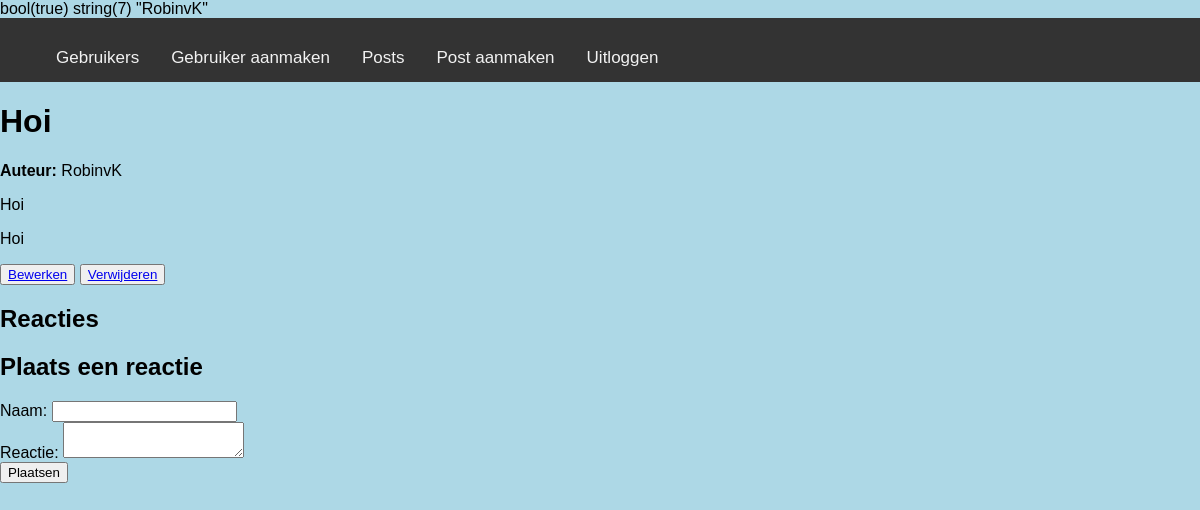
Page /post.php?id=8 (signed in) on the committed database.
### tables this page shows
CREATE TABLE `posts` (
  `id` int(10) NOT NULL,
  `title` varchar(100) DEFAULT NULL,
  `description` varchar(255) DEFAULT NULL,
  `content` text DEFAULT NULL,
  `created_on` datetime DEFAULT NULL,
  `updated_on` timestamp NOT NULL DEFAULT current_timestamp() ON UPDATE current_timestamp(),
  `deleted_on` datetime DEFAULT NULL,
  `user_id` int(10) DEFAULT NULL
);

CREATE TABLE `users` (
  `id` int(10) NOT NULL,
  `username` varchar(100) DEFAULT NULL,
  `password` varchar(255) DEFAULT NULL
);

### Classes/Post.php (called while the page is built, shortened)
<?php
require_once 'DbConnection.php';
class Post
{
    protected $db;
    public function __construct()
    {
        $this->db = new DbConnection('localhost', 'root', '', 'Blog');
    }
    public function getPostById($postId)
    {
        $conn = $this->db->getConn();
        $stmt = $conn->prepare(
            "SELECT posts.id, posts.title, posts.description, posts.content, users.username, posts.user_id
            FROM posts
            INNER JOIN users ON posts.user_id = users.id
            WHERE posts.id = ?"
        );
        $stmt->bind_param("i", $postId);
        $stmt->execute();
        $result = $stmt->get_result();
        return $result->fetch_assoc();
    }
}
?>

### Classes/DbConnection.php (called while the page is built, shortened)
<?php
class DbConnection
{
    public function __construct($host, $username, $password, $database)
    {
        $this->conn = new mysqli($host, $username, $password, $database);
    }
}
?>

### Classes/User.php (called while the page is built, shortened)
<?php
require_once 'DbConnection.php';
class User
{
    protected $db;
    public function __construct()
    {
        $this->db = new DbConnection('localhost', 'root', '', 'Blog');
    }
    public function getUserByUsername($username)
    {
        $conn = $this->db->getConn();
        $stmt = $conn->prepare("SELECT * FROM users WHERE username = ?");
        $stmt->bind_param("s", $username);
        $stmt->execute();
        $result = $stmt->get_result();
        return $result->fetch_assoc();
    }
    public function isAuthor($username, $postId)
    {
        $user = $this->getUserByUsername($username);
        $postInstance = new Post();
        $post = $postInstance->getPostById($postId);
        if ($post && $post['user_id'] == $user['id']) {
            return true;
        }
        return false;
    }
}
?>

### post.php (the view, shortened to what this page needs)
<?php
require_once 'Classes/Post.php';
require_once 'Classes/User.php';
$postId = $_GET['id'];
$userInstance = new User();
$loggedInUsername = $_SESSION['username'];
$isAuthor = $userInstance->isAuthor($loggedInUsername, $postId);
var_dump($isAuthor);
var_dump($loggedInUsername);
$postInstance = new Post();
$post = $postInstance->getPostById($postId);
?>
<!DOCTYPE html>
<html>
<head>
    <link rel="stylesheet" type="text/css" href="CSS/posts.css">
</head>
<header id="header">
<?php include 'header.php'; ?>
</header>
<body>
    <h1><?php echo $post['title']; ?></h1>
    <p><strong>Auteur:</strong> <?php echo $post['username']; ?></p>
    <p><?php echo $post['description']; ?></p>
    <p><?php echo $post['content']; ?></p>
    <?php if ($isAuthor) : ?>
        <button><a id="coolbutton" href="Backend/edit_post.php?id=<?php echo $post['id']; ?>">Bewerken</a></button>
        <button><a id="coolbutton" href="Backend/delete_post.php?id=<?php echo $post['id']; ?>">Verwijderen</a></button>
    <?php endif; ?>
    <h2>Reacties</h2>
    <h2>Plaats een reactie</h2>
    <form method="POST" action="">
        <label for="name">Naam:</label>
        <input type="text" name="name" id="name" required><br>
        <label for="message">Reactie:</label>
        <textarea name="message" id="message" required></textarea><br>
        <input type="submit" name="add_comment" value="Plaatsen">
    </form>
</body>
</html>

### CSS/posts.css (style rules this page uses)
body { background-color: lightblue; }

### CSS/header.css (style rules this page uses)
body { margin: 0; font-family: Arial, Helvetica, sans-serif; }

### rows in the picture
posts: title "Hoi", user.username "RobinvK", description "Hoi", content "Hoi"
